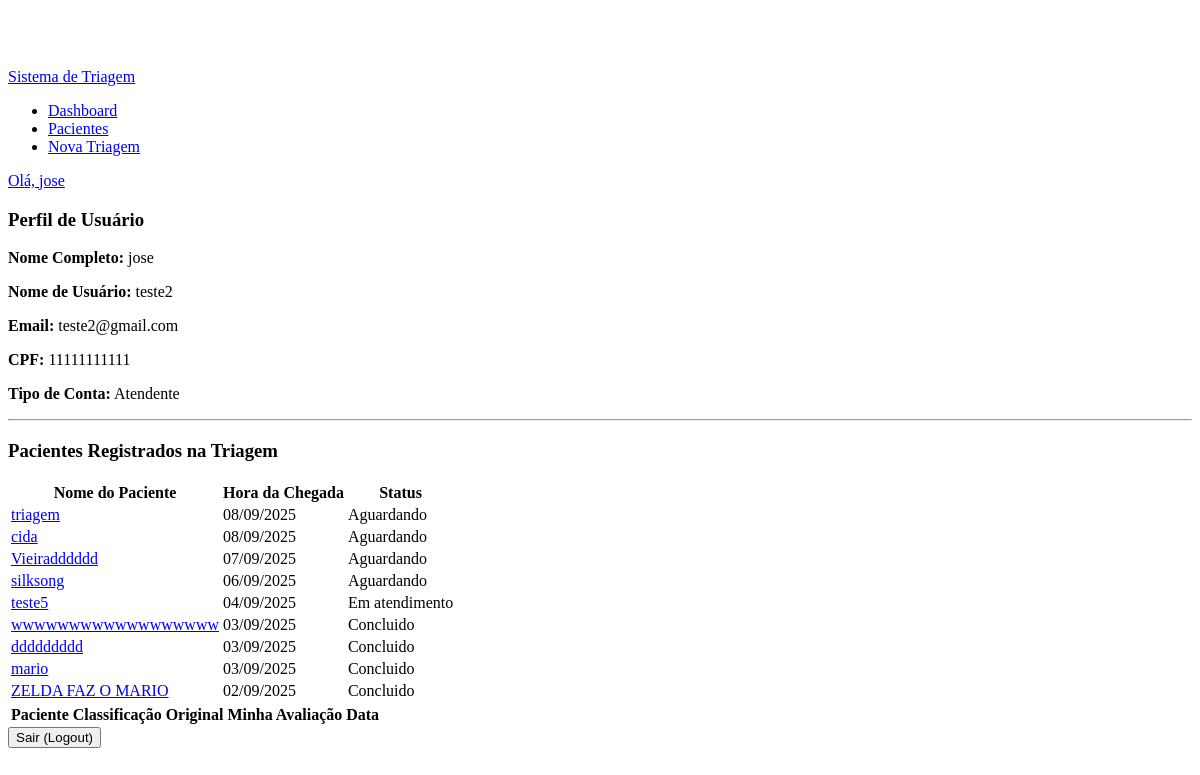
The app's page /master/perfil/ (signed in), older data.
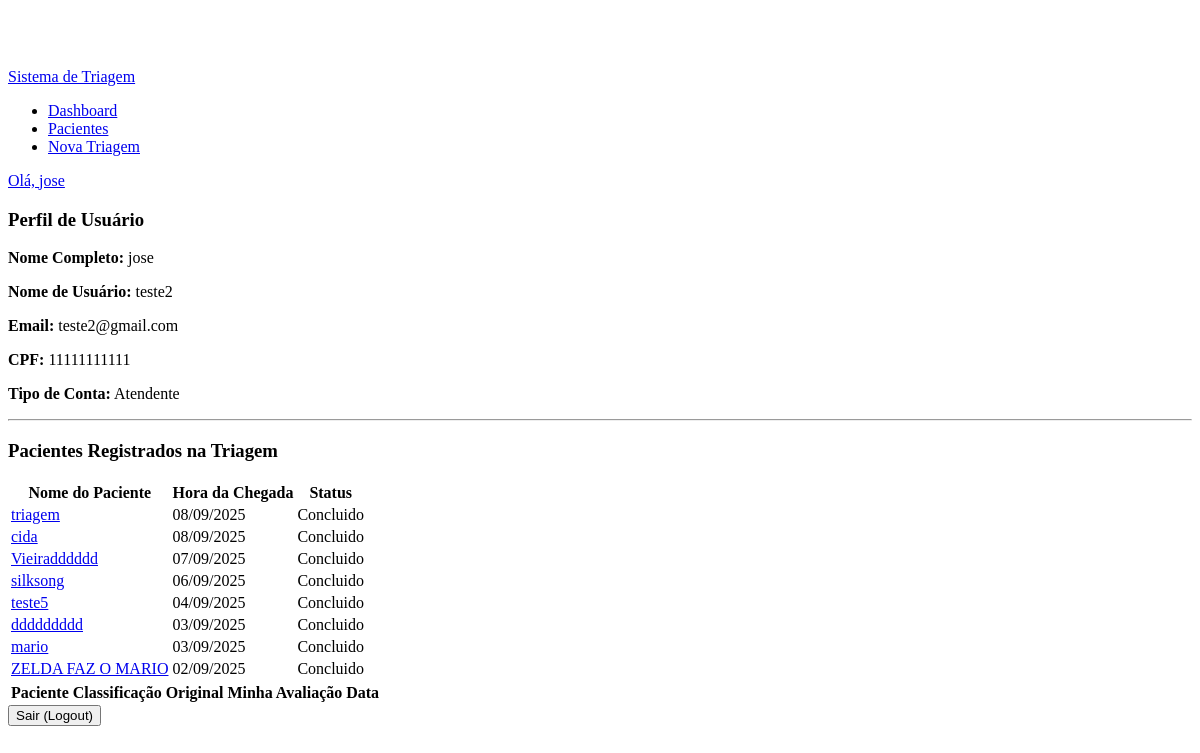
The same page, newer data.
### triagem/models.py (models this page shows, shortened)
class Paciente(models.Model):
    Sexualidade = [
        ('Masculino', 'Masculino'),
        ('Feminino', 'Feminino'),
    ]
    Convenios = [
        ('SUS', 'SUS'),
        ('Unimed', 'Unimed'),
        ('Hapvida', 'Hapvida'),
        ('Amil', 'Amil'),
        ('Bradesco Saude', 'Bradesco Saude'),
    ]
    Status = [
        ('Aguardando', 'Aguardando'),
        ('Em atendimento', 'Em atendimento'),
        ('Concluido', 'Concluido'),
    ]
    Sintomas = [
        ('Dor_Toracica', 'Dor Torácica / Aperto no Peito'),
        ('Falta_de_Ar', 'Falta de Ar / Dificuldade para Respirar'),
        ('Alteracao_Neurologica_Grave', 'Alteração de Consciência / Convulsão / Confusão'),
        ('Sangramento_Ativo', 'Sangramento Ativo / Vômito ou Fezes com Sangue'),
        ('Febre', 'Febre / Calafrios'),
        ('Dor_de_Cabeca', 'Dor de Cabeça'),
        ('Tontura_MalEstar', 'Tontura / Fraqueza / Mal-estar Geral'),
        ('Sintomas_Respiratorios_Leves', 'Tosse / Espirros / Dor de Garganta'),
        ('Dor_Abdominal', 'Dor Abdominal / Cólica'),
        ('Sintomas_Gastrointestinais', 'Náusea / Vômito / Diarreia'),
        ('Lesao_Trauma', 'Lesão / Trauma / Queda Recente'),
        ('Dor_Locomotora', 'Dor Muscular / Articular / Lombar'),
        ('Reacao_Alergica_Pele', 'Reação Alérgica / Erupção na Pele / Inchaço'),
        ('Queixa_Urinaria', 'Queixa Urinária (Dor ao urinar / Sangue na urina)'),
        ('Outro', 'Outro'),
    ]
    Risco = [
        ('Vermelho', 'Emergência'),
        ('Laranja', 'Muito Urgente'),
        ('Amarelo', 'Urgente'),
        ('Verde', 'Pouco Urgente'),
        ('Azul', 'Não Urgente'),
    ]
    Profissionais = [
        ('Clinica Medica', 'Clinica Medica'),
        ('Ortopedia', 'Ortopedia'),
        ('Pediatria', 'Pediatria'),
        ('Cardiologia', 'Cardiologia'),
        ('Neurologia', 'Neurologia'),
    ]
    nome = models.CharField(max_length=100)
    data_nascimento = models.DateField(verbose_name="Data de Nascimento")
    sexo = models.CharField(choices=Sexualidade, max_length=50)
    cpf = models.CharField(unique=True, max_length=14)
    convenio = models.CharField(choices=Convenios, max_length=50)
    temperatura = models.FloatField(max_length=3)
    pressao_sistolica = models.CharField(max_length=3) # Valor maior
    pressao_diastolica = models.CharField(max_length=3) # Valor menor
    pulso = models.CharField(max_length=3)
    frequenciaRespiratoria = models.CharField(max_length=3)
    saturacao = models.CharField(max_length=3)
    glicemia = models.CharField(max_length=3)
    dor = models.IntegerField(validators=[MinValueValidator(0), MaxValueValidator(10)])
    queixa = models.CharField(max_length=1000)
    inicio_sintomas = models.DateField()
    sintomas_associados = models.CharField(choices=Sintomas, max_length=50)
    observacoes = models.CharField(blank=True, null=True, max_length=1000)
    classificacao = models.CharField(choices=Risco, max_length=50,blank=True, null=True)
    justificativa = models.CharField(blank=True, null=True)
    encaminhamento = models.CharField(choices=Profissionais, max_length=50,blank=True, null=True)
    status = models.CharField(max_length=20, choices=Status, default='Aguardando',blank=True, null=True)
    hora_chegada = models.DateTimeField(default=timezone.now, blank=True)
    hora_inicio_atendimento = models.DateTimeField(null=True, blank=True)
    hora_fim_atendimento = models.DateTimeField(null=True, blank=True)
    atendente = models.ForeignKey(settings.AUTH_USER_MODEL, on_delete=models.PROTECT, related_name='pacientes_criados')
    medico_responsavel = models.ForeignKey(settings.AUTH_USER_MODEL, on_delete=models.SET_NULL, related_name='pacientes_atendidos', null=True, blank=True)

### triagem/views.py (the view)
# urls.py: path('perfil/', perfil_view, name='perfil'),
@login_required # Garante que apenas usuários logados possam ver esta página
def perfil_view(request):
    context = {}
    usuario_logado = request.user
    if usuario_logado.tipo_usuario == 'MEDICO':
        pacientes_do_usuario = usuario_logado.pacientes_atendidos.all().order_by('-id')
        context['titulo_historico'] = 'Histórico de Pacientes Atendidos'
        context['historico_pacientes'] = pacientes_do_usuario
    elif usuario_logado.tipo_usuario == 'ATENDENTE':
        pacientes_do_usuario = usuario_logado.pacientes_criados.all().order_by('-id')
        context['titulo_historico'] = 'Pacientes Registrados na Triagem'
        context['historico_pacientes'] = pacientes_do_usuario
    feedbacks_do_usuario = FeedbackTriagem.objects.filter(usuario=usuario_logado).order_by('-data_criacao')
    context['feedbacks_do_usuario'] = feedbacks_do_usuario
    return render(request, 'site/perfil.html', context)

### triagem/templates/site/perfil.html (shortened to what the changed rows need)
{% load static %} <!DOCTYPE html>
<html lang="pt-br">
<head>
<link rel="stylesheet" href="{% static 'front/css/perfil.css' %}?v=3">
</head>
<body>
    <div class="container mt-5">
        <div class="row justify-content-center">
            <div class="col-md-8">
                <div class="card">
                    <div class="card-body">
                        {% if historico_pacientes %}
                            <div class="card">
                                <div class="table-responsive">
                                    <table class="table table-striped mb-0">
                                        <thead>
                                            <tr>
                                                <th>Nome do Paciente</th>
                                                <th>Hora da Chegada</th>
                                                <th>Status</th>
                                            </tr>
                                        </thead>
                                        <tbody>
                                            {% for paciente in historico_pacientes %}
                                            <tr>
                                                <td>
                                                    <a href="{% url 'hosp:mostrar' pk=paciente.pk %}">{{ paciente.nome }}</a>
                                                </td>
                                                <td>{{ paciente.hora_chegada|date:"d/m/Y" }}</td>
                                                <td>{{ paciente.get_status_display }}</td>
                                            </tr>
                                            {% endfor %}
                                            <table class="table table-striped mb-0">
                                                <thead>
                                                    <tr>
                                                        <th>Paciente</th>
                                                        <th>Classificação Original</th>
                                                        <th>Minha Avaliação</th>
                                                        <th>Data</th>
                                                    </tr>
                                                </thead>
                                            </table>
                                        </tbody>
                                    </table>
                                </div>
                            </div>
                        {% endif %}
                    </div>
                </div>
            </div>
        </div>
    </div>
</body>
</html>

Row changes from the older to the newer data that the page shows:
removed Paciente: nome "wwwwwwwwwwwwwwwwww", hora_chegada "03/09/2025", status "Concluido"
changed Paciente "triagem": status "Aguardando" → "Concluido"
changed Paciente "cida": status "Aguardando" → "Concluido"
changed Paciente "Vieiradddddd": status "Aguardando" → "Concluido"
changed Paciente "silksong": status "Aguardando" → "Concluido"
changed Paciente "teste5": status "Em atendimento" → "Concluido"
